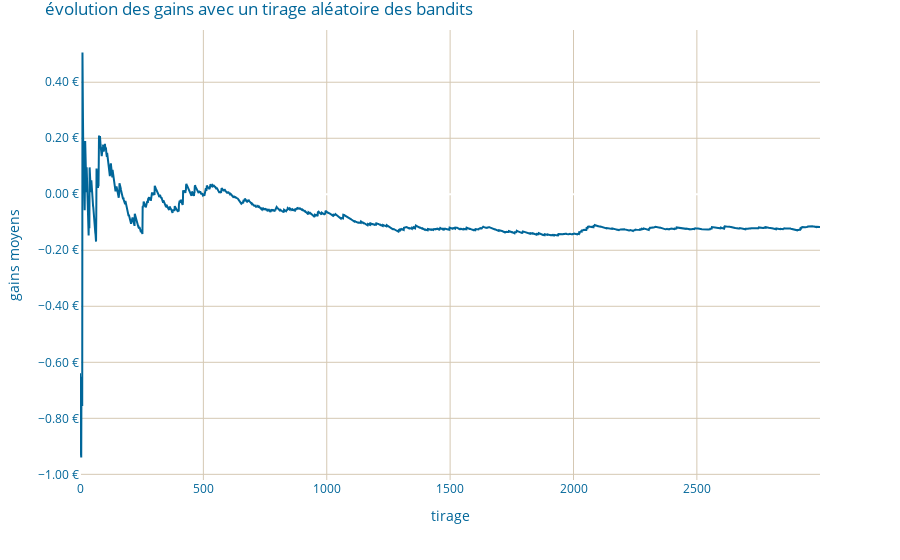

Write notebook code for a chart like this one.
### Markdown cell above
On peut observer l'évolution des gains

### Code cell
data_fig=[{
    'type': 'scatter',
    'mode' : 'lines',
    'x' : tirageAleatoire.index,
    'y' : tirageAleatoire.Q
}]


layout = {  
    'title' : 'évolution des gains avec un tirage aléatoire des bandits',
    'template' : 'blitz',
    'xaxis' : {
        'title' : "tirage",
    },
    'yaxis' : {
        'title' : "gains moyens",
        'tickformat' : '.2f',
        'ticksuffix' : ' €'
    }
} 
pio.show({'data': data_fig, 'layout':layout})

### Figure 1 — Plotly figure (JSON) as saved in the notebook; plotly's stock layout.template omitted (floating-point values rounded to 4 significant figures; data arrays with more than 128 entries replaced by an {"elided": "..."} marker saying what was removed)
{"data": [{"mode": "lines", "type": "scatter", "x": {"elided": "3000 int values"}, "y": {"elided": "3000 float values"}}], "layout": {"title": {"text": "évolution des gains avec un tirage aléatoire des bandits"}, "xaxis": {"title": {"text": "tirage"}}, "yaxis": {"tickformat": ".2f", "ticksuffix": " €", "title": {"text": "gains moyens"}}}}
